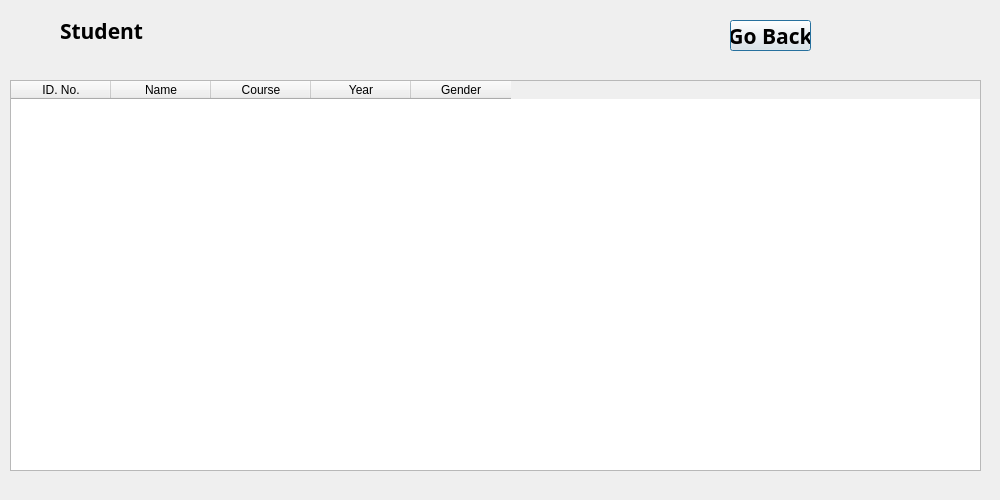
<?xml version="1.0" encoding="UTF-8"?>
<ui version="4.0">
 <class>Dialog</class>
 <widget class="QDialog" name="Dialog">
  <property name="geometry">
   <rect>
    <x>0</x>
    <y>0</y>
    <width>1000</width>
    <height>500</height>
   </rect>
  </property>
  <property name="windowTitle">
   <string>Dialog</string>
  </property>
  <widget class="QTableWidget" name="tableWidget">
   <property name="geometry">
    <rect>
     <x>10</x>
     <y>80</y>
     <width>971</width>
     <height>391</height>
    </rect>
   </property>
   <column>
    <property name="text">
     <string>ID. No.</string>
    </property>
   </column>
   <column>
    <property name="text">
     <string>Name</string>
    </property>
   </column>
   <column>
    <property name="text">
     <string>Course</string>
    </property>
   </column>
   <column>
    <property name="text">
     <string>Year</string>
    </property>
   </column>
   <column>
    <property name="text">
     <string>Gender</string>
    </property>
   </column>
  </widget>
  <widget class="QLabel" name="label">
   <property name="geometry">
    <rect>
     <x>60</x>
     <y>10</y>
     <width>251</width>
     <height>41</height>
    </rect>
   </property>
   <property name="font">
    <font>
     <family>Sitka</family>
     <pointsize>16</pointsize>
     <weight>75</weight>
     <bold>true</bold>
    </font>
   </property>
   <property name="text">
    <string>Student</string>
   </property>
  </widget>
  <widget class="QPushButton" name="pushButton_3">
   <property name="geometry">
    <rect>
     <x>730</x>
     <y>20</y>
     <width>81</width>
     <height>31</height>
    </rect>
   </property>
   <property name="font">
    <font>
     <family>Sitka</family>
     <pointsize>16</pointsize>
     <weight>75</weight>
     <bold>true</bold>
    </font>
   </property>
   <property name="text">
    <string>Go Back</string>
   </property>
  </widget>
 </widget>
 <resources/>
 <connections/>
</ui>
